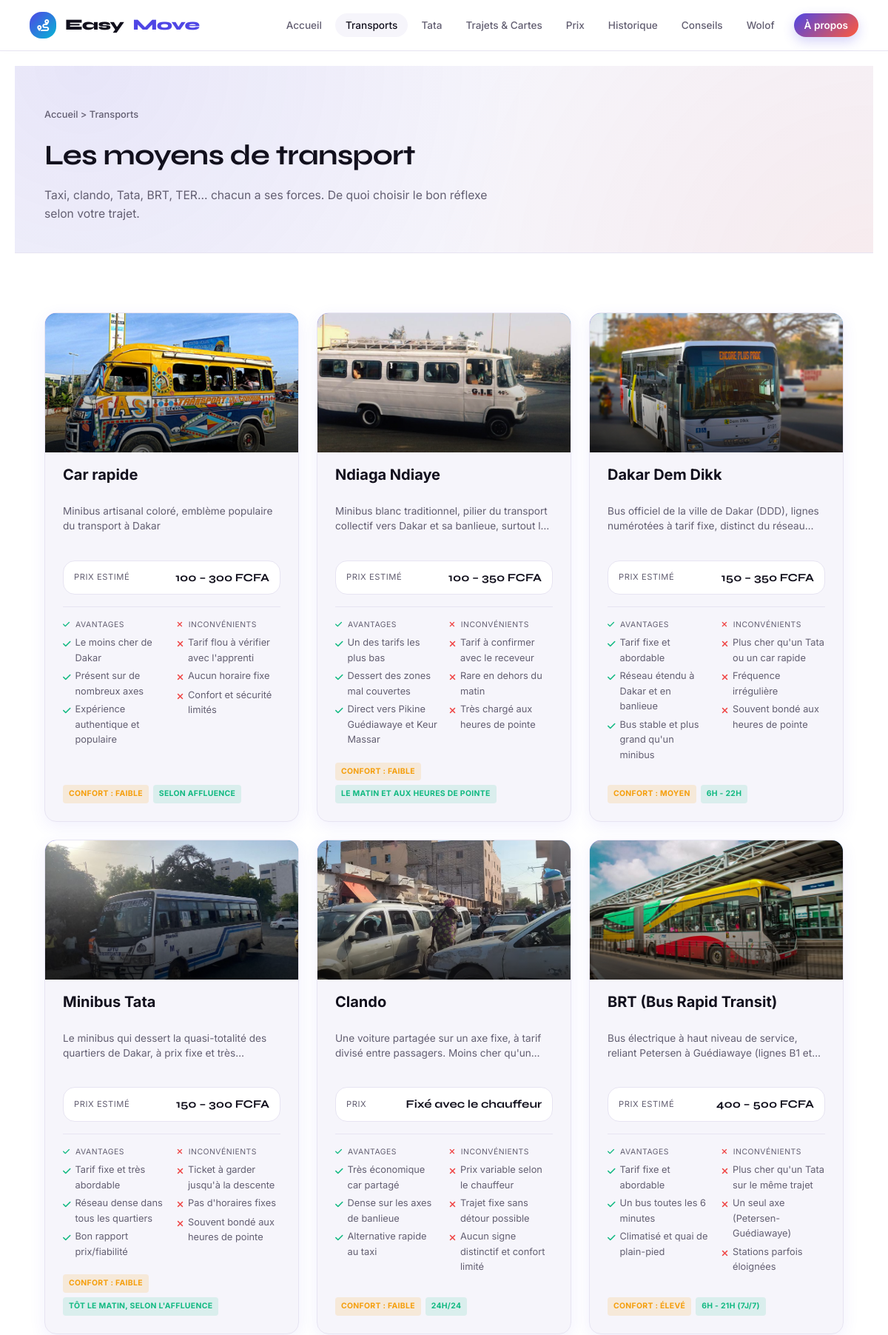
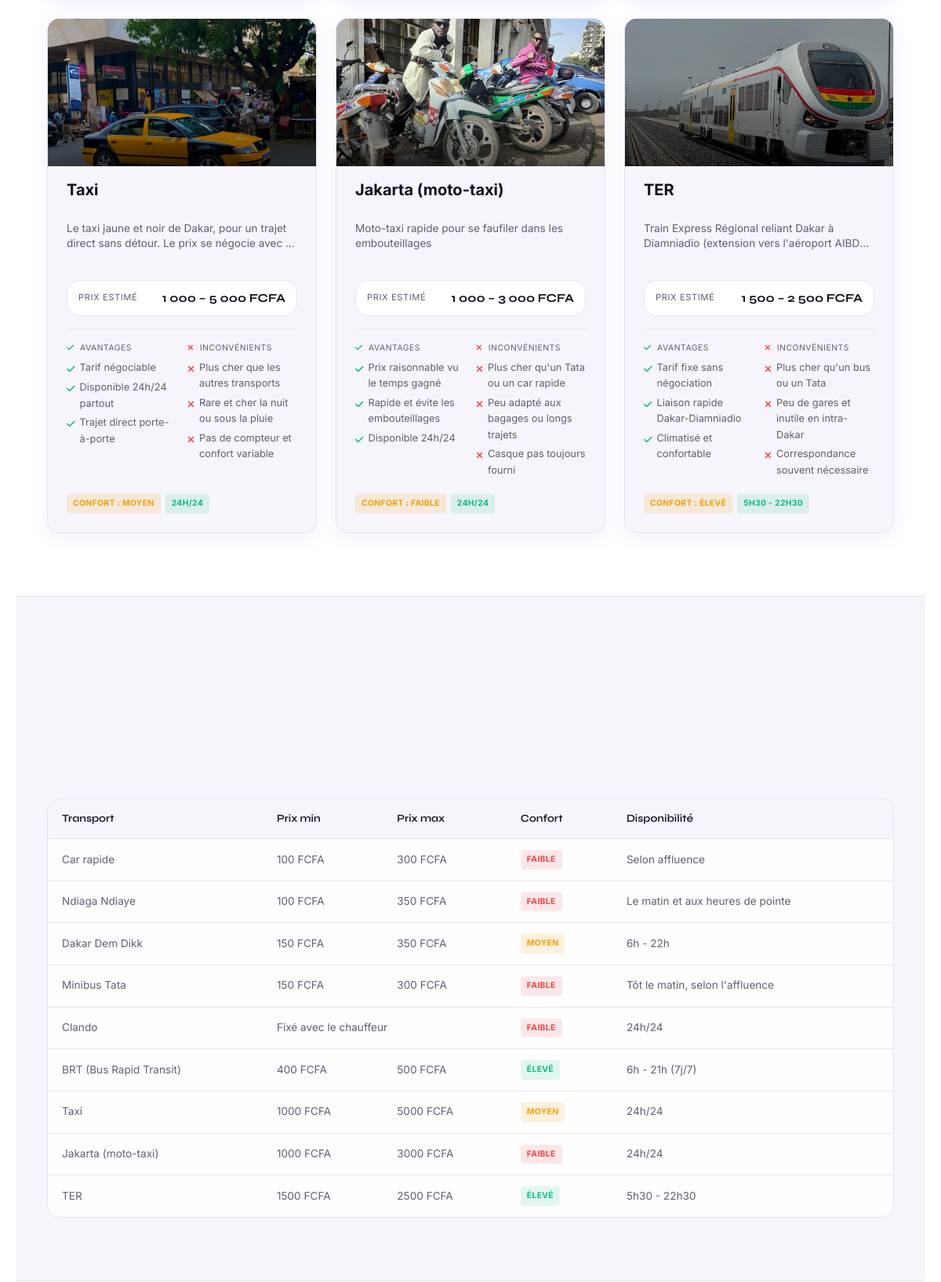
Screenshot of /transports (upper part) with the database file from the repository (2 pictures, top to bottom).
### tables this page shows
CREATE TABLE moyens_transport (
    id_transport    INTEGER PRIMARY KEY AUTOINCREMENT,
    nom             TEXT NOT NULL,
    image_url       TEXT,             -- URL/Chemin de l'image réelle (ex: /static/img/BRT.jpg)
    description     TEXT,
    cout_min        INTEGER,          -- en FCFA
    cout_max        INTEGER,          -- en FCFA
    niveau_confort  TEXT,             -- 'Faible', 'Moyen', 'Élevé'
    disponibilite   TEXT,             -- ex: '24h/24', 'Heures de bureau'
    avantages       TEXT,
    inconvenients   TEXT);

### app.py (the view)
@app.route("/transports")
def transports():
    return render_template(
        "transports.html",
        transports=database.get_tous_les_transports(),
        active_page="transports",
    )

### database.py (called while the page is built)
def get_connection():
    conn = sqlite3.connect(DB_PATH)
    conn.row_factory = sqlite3.Row
    conn.execute("PRAGMA foreign_keys = ON")
    return conn

def get_tous_les_transports():
    conn = get_connection()
    transports = conn.execute(
        "SELECT * FROM moyens_transport ORDER BY cout_min"
    ).fetchall()
    conn.close()
    return transports

### templates/transports.html (shortened to what this page needs)
{% extends "base.html" %}
{% from "_icons.html" import vignette_transport %}
{% block content %}
    <div class="page-header">
        <div class="container">
            <div class="breadcrumb"><a href="{{ url_for('accueil') }}">Accueil</a> > Transports</div>
            <h1>Les moyens de transport</h1>
            <p>Taxi, clando, Tata, BRT, TER... chacun a ses forces. De quoi choisir le bon réflexe selon votre trajet.</p>
        </div>
    </div>
    <section class="section">
        <div class="container">
            <div class="grid-3 reveal">
                {% for t in transports %}
                <div class="transport-card">
                    {{ vignette_transport(t) }}
                    <div class="tc-header">
                        <div class="tc-name">{{ t.nom }}</div>
                        <div class="tc-desc">{{ t.description }}</div>
                    </div>
                    <div class="tc-body">
                        <div class="tc-prix">
                            {% if t.nom == 'Clando' %}
                            <span class="tc-prix-label">Prix</span>
                            <span class="tc-prix-value">Fixé avec le chauffeur</span>
                            {% else %}
                            <span class="tc-prix-label">Prix estimé</span>
                            <span class="tc-prix-value">{{ "{:,}".format(t.cout_min).replace(",", " ") }} – {{ "{:,}".format(t.cout_max).replace(",", " ") }} FCFA</span>
                            {% endif %}
                        </div>
                        <div class="pros-cons">
                            <div>
                                <div class="pros-cons-title"><i class="fa-solid fa-check" style="color: var(--accent-vert); margin-right: 4px;"></i> Avantages</div>
                                <ul class="pro-list">
                                    {% for a in t.avantages.split(',') %}
                                    <li>{{ a.strip() }}</li>
                                    {% endfor %}
                                </ul>
                            </div>
                            <div>
                                <div class="pros-cons-title"><i class="fa-solid fa-xmark" style="color: var(--accent-rouge); margin-right: 4px;"></i> Inconvénients</div>
                                <ul class="con-list">
                                    {% for i in t.inconvenients.split(',') %}
                                    <li>{{ i.strip() }}</li>
                                    {% endfor %}
                                </ul>
                            </div>
                        </div>
                        <div class="tc-badges">
                            <span class="badge badge-jaune">Confort : {{ t.niveau_confort }}</span>
                            <span class="badge badge-vert">{{ t.disponibilite }}</span>
                        </div>
                    </div>
                </div>
                {% endfor %}
            </div>
        </div>
    </section>
    <section class="section section-alt">
        <div class="container">
            <div style="overflow-x: auto;">
                <table class="compare-table">
                    <thead>
                        <tr>
                            <th>Transport</th>
                            <th>Prix min</th>
                            <th>Prix max</th>
                            <th>Confort</th>
                            <th>Disponibilité</th>
                        </tr>
                    </thead>
                    <tbody>
                        {% for t in transports %}
                        <tr>
                            <td><span class="transport-name">{{ t.nom }}</span></td>
                            {% if t.nom == 'Clando' %}
                            <td colspan="2">Fixé avec le chauffeur</td>
                            {% else %}
                            <td>{{ t.cout_min }} FCFA</td>
                            <td>{{ t.cout_max }} FCFA</td>
                            {% endif %}
                            <td>
                                {% if t.niveau_confort == 'Élevé' %}<span class="badge badge-vert">Élevé</span>
                                {% elif t.niveau_confort == 'Moyen' %}<span class="badge badge-jaune">Moyen</span>
                                {% else %}<span class="badge badge-rouge">Faible</span>{% endif %}
                            </td>
                            <td>{{ t.disponibilite }}</td>
                        </tr>
                        {% endfor %}
                    </tbody>
                </table>
            </div>
        </div>
    </section>
{% endblock %}

### templates/_icons.html (shortened to what this page needs)
{% macro vignette_transport(t) -%}
<div class="tc-media">
    {% if t.image_url %}
    <img src="{{ t.image_url }}" alt="{{ t.nom }}" loading="lazy">
    {% else %}
    <div class="tc-media-placeholder"><i class="fa-solid {{ icone_transport(t.nom) }}"></i></div>
    {% endif %}
</div>
{%- endmacro %}

### rows the page displays
moyens_transport: image_url (picture), nom "Car rapide", description "Minibus artisanal coloré, emblème populaire du transport à Dakar", cout_min "100", cout_max "300", strip "Le moins cher de Dakar" "Présent sur de nombreux axes" "Expérience authentique et populaire", strip "Tarif flou à vérifier avec l'apprenti" "Aucun horaire fixe" "Confort et sécurité limités", niveau_confort "FAIBLE", disponibilite "SELON AFFLUENCE", disponibilite "Selon affluence"
moyens_transport: image_url (picture), nom "Ndiaga Ndiaye", description "Minibus blanc traditionnel, pilier du transport collectif vers Dakar et sa banlieue, surtout…", cout_min "100", cout_max "350", strip "Un des tarifs les plus bas" "Dessert des zones mal couvertes" "Direct vers Pikine Guédiawaye et Keur Massar", strip "Tarif à confirmer avec le receveur" "Rare en dehors du matin" "Très chargé aux heures de pointe", niveau_confort "FAIBLE", disponibilite "LE MATIN ET AUX HEURES DE POINTE", disponibilite "Le matin et aux heures de pointe"
moyens_transport: image_url (picture), nom "Dakar Dem Dikk", description "Bus officiel de la ville de Dakar (DDD), lignes numérotées à tarif fixe, distinct du…", cout_min "150", cout_max "350", strip "Tarif fixe et abordable" "Réseau étendu à Dakar et en banlieue" "Bus stable et plus grand qu'un minibus", strip "Plus cher qu'un Tata ou un car rapide" "Fréquence irrégulière" "Souvent bondé aux heures de pointe", niveau_confort "MOYEN", disponibilite "6H - 22H", disponibilite "6h - 22h"
moyens_transport: image_url (picture), nom "Minibus Tata", description "Le minibus qui dessert la quasi-totalité des quartiers de Dakar, à prix fixe et…", cout_min "150", cout_max "300", strip "Tarif fixe et très abordable" "Réseau dense dans tous les quartiers" "Bon rapport prix/fiabilité", strip "Ticket à garder jusqu'à la descente" "Pas d'horaires fixes" "Souvent bondé aux heures de pointe", niveau_confort "FAIBLE", disponibilite "TÔT LE MATIN, SELON L'AFFLUENCE", disponibilite "Tôt le matin, selon l'affluence"
moyens_transport: image_url (picture), nom "Clando", description "Une voiture partagée sur un axe fixe, à tarif divisé entre passagers. Moins cher…", shows "PRIX", strip "Très économique car partagé" "Dense sur les axes de banlieue" "Alternative rapide au taxi", strip "Prix variable selon le chauffeur" "Trajet fixe sans détour possible" "Aucun signe distinctif et confort limité", niveau_confort "FAIBLE", disponibilite "24H/24", shows "Fixé avec le chauffeur", disponibilite "24h/24"
moyens_transport: image_url (picture), nom "BRT (Bus Rapid Transit)", description "Bus électrique à haut niveau de service, reliant Petersen à Guédiawaye (lignes B1…", cout_min "400", cout_max "500", strip "Tarif fixe et abordable" "Un bus toutes les 6 minutes" "Climatisé et quai de plain-pied", strip "Plus cher qu'un Tata sur le même trajet" "Un seul axe (Petersen-Guédiawaye)" "Stations parfois éloignées", niveau_confort "ÉLEVÉ", disponibilite "6H - 21H (7J/7)", disponibilite "6h - 21h (7j/7)"
moyens_transport: image_url (picture), nom "Taxi", description "Le taxi jaune et noir de Dakar, pour un trajet direct sans détour. Le prix se négocie avec…", cout_min "1 000", cout_max "5 000", strip "Tarif négociable" "Disponible 24h/24 partout" "Trajet direct porte-à-porte", strip "Plus cher que les autres transports" "Rare et cher la nuit ou sous la pluie" "Pas de compteur et confort variable", niveau_confort "MOYEN", disponibilite "24H/24", cout_min "1000", cout_max "5000", disponibilite "24h/24"
moyens_transport: image_url (picture), nom "Jakarta (moto-taxi)", description "Moto-taxi rapide pour se faufiler dans les embouteillages", cout_min "1 000", cout_max "3 000", strip "Prix raisonnable vu le temps gagné" "Rapide et évite les embouteillages" "Disponible 24h/24", strip "Plus cher qu'un Tata ou un car rapide" "Peu adapté aux bagages ou longs trajets" "Casque pas toujours fourni", niveau_confort "FAIBLE", disponibilite "24H/24", cout_min "1000", cout_max "3000", disponibilite "24h/24"
moyens_transport: image_url (picture), nom "TER", description "Train Express Régional reliant Dakar à Diamniadio (extension vers l'aéroport…", cout_min "1 500", cout_max "2 500", strip "Tarif fixe sans négociation" "Liaison rapide Dakar-Diamniadio" "Climatisé et confortable", strip "Plus cher qu'un bus ou un Tata" "Peu de gares et inutile en intra-Dakar" "Correspondance souvent nécessaire", niveau_confort "ÉLEVÉ", disponibilite "5H30 - 22H30", cout_min "1500", cout_max "2500", disponibilite "5h30 - 22h30"
